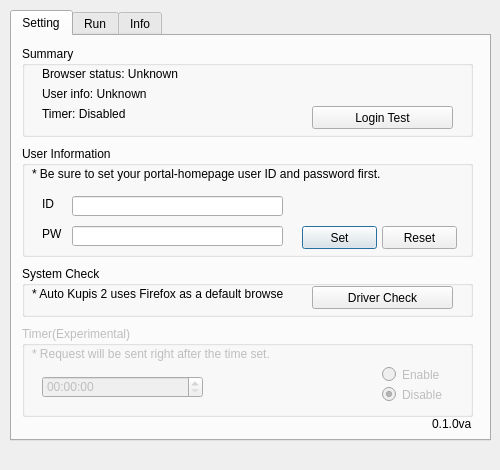
<?xml version="1.0" encoding="UTF-8"?>
<ui version="4.0">
 <class>AutoKupisWnd</class>
 <widget class="QDialog" name="AutoKupisWnd">
  <property name="enabled">
   <bool>true</bool>
  </property>
  <property name="geometry">
   <rect>
    <x>0</x>
    <y>0</y>
    <width>500</width>
    <height>470</height>
   </rect>
  </property>
  <property name="sizePolicy">
   <sizepolicy hsizetype="Fixed" vsizetype="Fixed">
    <horstretch>0</horstretch>
    <verstretch>0</verstretch>
   </sizepolicy>
  </property>
  <property name="minimumSize">
   <size>
    <width>500</width>
    <height>470</height>
   </size>
  </property>
  <property name="maximumSize">
   <size>
    <width>500</width>
    <height>470</height>
   </size>
  </property>
  <property name="windowTitle">
   <string>Auto Kupis 2</string>
  </property>
  <widget class="QTabWidget" name="TAB_MAIN">
   <property name="enabled">
    <bool>true</bool>
   </property>
   <property name="geometry">
    <rect>
     <x>10</x>
     <y>10</y>
     <width>481</width>
     <height>431</height>
    </rect>
   </property>
   <property name="sizePolicy">
    <sizepolicy hsizetype="Expanding" vsizetype="Expanding">
     <horstretch>0</horstretch>
     <verstretch>0</verstretch>
    </sizepolicy>
   </property>
   <property name="minimumSize">
    <size>
     <width>481</width>
     <height>431</height>
    </size>
   </property>
   <property name="maximumSize">
    <size>
     <width>481</width>
     <height>431</height>
    </size>
   </property>
   <property name="currentIndex">
    <number>0</number>
   </property>
   <widget class="QWidget" name="TAB_SETTING">
    <attribute name="title">
     <string>Setting</string>
    </attribute>
    <widget class="QGroupBox" name="groupBox">
     <property name="geometry">
      <rect>
       <x>10</x>
       <y>110</y>
       <width>451</width>
       <height>111</height>
      </rect>
     </property>
     <property name="title">
      <string>User Information</string>
     </property>
     <widget class="QLineEdit" name="ID_EDIT">
      <property name="geometry">
       <rect>
        <x>50</x>
        <y>50</y>
        <width>211</width>
        <height>20</height>
       </rect>
      </property>
      <property name="text">
       <string/>
      </property>
     </widget>
     <widget class="QLabel" name="label_6">
      <property name="geometry">
       <rect>
        <x>10</x>
        <y>20</y>
        <width>351</width>
        <height>16</height>
       </rect>
      </property>
      <property name="text">
       <string>* Be sure to set your portal-homepage user ID and password first.</string>
      </property>
     </widget>
     <widget class="QLabel" name="label_7">
      <property name="geometry">
       <rect>
        <x>20</x>
        <y>50</y>
        <width>21</width>
        <height>16</height>
       </rect>
      </property>
      <property name="text">
       <string>ID</string>
      </property>
     </widget>
     <widget class="QLineEdit" name="PW_EDIT">
      <property name="geometry">
       <rect>
        <x>50</x>
        <y>80</y>
        <width>211</width>
        <height>20</height>
       </rect>
      </property>
      <property name="echoMode">
       <enum>QLineEdit::Password</enum>
      </property>
     </widget>
     <widget class="QLabel" name="label_8">
      <property name="geometry">
       <rect>
        <x>20</x>
        <y>80</y>
        <width>21</width>
        <height>16</height>
       </rect>
      </property>
      <property name="text">
       <string>PW</string>
      </property>
     </widget>
     <widget class="QPushButton" name="SET_USER">
      <property name="geometry">
       <rect>
        <x>280</x>
        <y>80</y>
        <width>75</width>
        <height>23</height>
       </rect>
      </property>
      <property name="text">
       <string>Set</string>
      </property>
     </widget>
     <widget class="QPushButton" name="RESET_USER">
      <property name="geometry">
       <rect>
        <x>360</x>
        <y>80</y>
        <width>75</width>
        <height>23</height>
       </rect>
      </property>
      <property name="text">
       <string>Reset</string>
      </property>
     </widget>
     <widget class="QLabel" name="label_9">
      <property name="geometry">
       <rect>
        <x>10</x>
        <y>110</y>
        <width>351</width>
        <height>16</height>
       </rect>
      </property>
      <property name="text">
       <string/>
      </property>
     </widget>
    </widget>
    <widget class="QGroupBox" name="groupBox_2">
     <property name="geometry">
      <rect>
       <x>10</x>
       <y>230</y>
       <width>451</width>
       <height>51</height>
      </rect>
     </property>
     <property name="title">
      <string>System Check</string>
     </property>
     <widget class="QLabel" name="label_10">
      <property name="geometry">
       <rect>
        <x>10</x>
        <y>20</y>
        <width>251</width>
        <height>16</height>
       </rect>
      </property>
      <property name="text">
       <string>* Auto Kupis 2 uses Firefox as a default browser.</string>
      </property>
     </widget>
     <widget class="QPushButton" name="DRIVER_CHECK">
      <property name="geometry">
       <rect>
        <x>290</x>
        <y>20</y>
        <width>141</width>
        <height>23</height>
       </rect>
      </property>
      <property name="text">
       <string>Driver Check</string>
      </property>
     </widget>
     <widget class="QLabel" name="label_11">
      <property name="geometry">
       <rect>
        <x>20</x>
        <y>40</y>
        <width>251</width>
        <height>16</height>
       </rect>
      </property>
      <property name="text">
       <string/>
      </property>
     </widget>
    </widget>
    <widget class="QGroupBox" name="groupBox_3">
     <property name="enabled">
      <bool>false</bool>
     </property>
     <property name="geometry">
      <rect>
       <x>10</x>
       <y>290</y>
       <width>451</width>
       <height>91</height>
      </rect>
     </property>
     <property name="title">
      <string>Timer(Experimental)</string>
     </property>
     <widget class="QTimeEdit" name="timeEdit">
      <property name="geometry">
       <rect>
        <x>20</x>
        <y>50</y>
        <width>161</width>
        <height>22</height>
       </rect>
      </property>
     </widget>
     <widget class="QRadioButton" name="radioButton">
      <property name="geometry">
       <rect>
        <x>360</x>
        <y>40</y>
        <width>82</width>
        <height>17</height>
       </rect>
      </property>
      <property name="text">
       <string>Enable</string>
      </property>
     </widget>
     <widget class="QRadioButton" name="radioButton_2">
      <property name="geometry">
       <rect>
        <x>360</x>
        <y>60</y>
        <width>82</width>
        <height>17</height>
       </rect>
      </property>
      <property name="text">
       <string>Disable</string>
      </property>
      <property name="checked">
       <bool>true</bool>
      </property>
     </widget>
     <widget class="QLabel" name="label_13">
      <property name="geometry">
       <rect>
        <x>10</x>
        <y>20</y>
        <width>261</width>
        <height>16</height>
       </rect>
      </property>
      <property name="text">
       <string>* Request will be sent right after the time set.</string>
      </property>
     </widget>
    </widget>
    <widget class="QLabel" name="label_12">
     <property name="geometry">
      <rect>
       <x>420</x>
       <y>380</y>
       <width>41</width>
       <height>16</height>
      </rect>
     </property>
     <property name="text">
      <string>0.1.0va</string>
     </property>
    </widget>
    <widget class="QGroupBox" name="groupBox_4">
     <property name="geometry">
      <rect>
       <x>10</x>
       <y>10</y>
       <width>451</width>
       <height>91</height>
      </rect>
     </property>
     <property name="title">
      <string>Summary</string>
     </property>
     <widget class="QLabel" name="STAT_1">
      <property name="geometry">
       <rect>
        <x>20</x>
        <y>20</y>
        <width>401</width>
        <height>16</height>
       </rect>
      </property>
      <property name="text">
       <string>Browser status: Unknown</string>
      </property>
     </widget>
     <widget class="QLabel" name="STAT_2">
      <property name="geometry">
       <rect>
        <x>20</x>
        <y>40</y>
        <width>401</width>
        <height>16</height>
       </rect>
      </property>
      <property name="text">
       <string>User info: Unknown</string>
      </property>
     </widget>
     <widget class="QLabel" name="STAT_3">
      <property name="geometry">
       <rect>
        <x>20</x>
        <y>60</y>
        <width>401</width>
        <height>16</height>
       </rect>
      </property>
      <property name="text">
       <string>Timer: Disabled</string>
      </property>
     </widget>
     <widget class="QPushButton" name="LOGIN_TEST">
      <property name="geometry">
       <rect>
        <x>290</x>
        <y>60</y>
        <width>141</width>
        <height>23</height>
       </rect>
      </property>
      <property name="text">
       <string>Login Test</string>
      </property>
     </widget>
    </widget>
   </widget>
   <widget class="QWidget" name="TAB_LECTURE">
    <attribute name="title">
     <string>Run</string>
    </attribute>
    <widget class="QLineEdit" name="ADD_LIST_BOX">
     <property name="geometry">
      <rect>
       <x>10</x>
       <y>350</y>
       <width>181</width>
       <height>20</height>
      </rect>
     </property>
     <property name="maxLength">
      <number>4</number>
     </property>
    </widget>
    <widget class="QLabel" name="label_16">
     <property name="geometry">
      <rect>
       <x>10</x>
       <y>380</y>
       <width>341</width>
       <height>21</height>
      </rect>
     </property>
     <property name="text">
      <string>* Create lecture code list. Make sure to add correctly.</string>
     </property>
    </widget>
    <widget class="QPushButton" name="ADD_LIST">
     <property name="geometry">
      <rect>
       <x>200</x>
       <y>350</y>
       <width>71</width>
       <height>23</height>
      </rect>
     </property>
     <property name="text">
      <string>Add</string>
     </property>
    </widget>
    <widget class="QGroupBox" name="groupBox_5">
     <property name="geometry">
      <rect>
       <x>280</x>
       <y>10</y>
       <width>181</width>
       <height>121</height>
      </rect>
     </property>
     <property name="title">
      <string>Request</string>
     </property>
     <widget class="QPushButton" name="RUN">
      <property name="geometry">
       <rect>
        <x>30</x>
        <y>50</y>
        <width>131</width>
        <height>23</height>
       </rect>
      </property>
      <property name="text">
       <string>Run</string>
      </property>
     </widget>
     <widget class="QPushButton" name="RESET">
      <property name="enabled">
       <bool>false</bool>
      </property>
      <property name="geometry">
       <rect>
        <x>30</x>
        <y>80</y>
        <width>131</width>
        <height>23</height>
       </rect>
      </property>
      <property name="text">
       <string>Reset</string>
      </property>
     </widget>
     <widget class="QDoubleSpinBox" name="DELAY_BOX">
      <property name="geometry">
       <rect>
        <x>70</x>
        <y>20</y>
        <width>71</width>
        <height>22</height>
       </rect>
      </property>
      <property name="maximum">
       <double>10.000000000000000</double>
      </property>
      <property name="value">
       <double>0.300000000000000</double>
      </property>
     </widget>
     <widget class="QLabel" name="label_17">
      <property name="geometry">
       <rect>
        <x>20</x>
        <y>20</y>
        <width>41</width>
        <height>21</height>
       </rect>
      </property>
      <property name="text">
       <string>Delay</string>
      </property>
     </widget>
     <widget class="QLabel" name="label_18">
      <property name="geometry">
       <rect>
        <x>150</x>
        <y>20</y>
        <width>21</width>
        <height>21</height>
       </rect>
      </property>
      <property name="text">
       <string>sec</string>
      </property>
     </widget>
    </widget>
    <widget class="QGroupBox" name="groupBox_6">
     <property name="geometry">
      <rect>
       <x>280</x>
       <y>290</y>
       <width>181</width>
       <height>91</height>
      </rect>
     </property>
     <property name="title">
      <string>List</string>
     </property>
     <widget class="QPushButton" name="DELETE_LIST">
      <property name="geometry">
       <rect>
        <x>30</x>
        <y>20</y>
        <width>131</width>
        <height>23</height>
       </rect>
      </property>
      <property name="text">
       <string>Delete</string>
      </property>
     </widget>
     <widget class="QPushButton" name="RESET_LIST">
      <property name="geometry">
       <rect>
        <x>30</x>
        <y>50</y>
        <width>131</width>
        <height>23</height>
       </rect>
      </property>
      <property name="text">
       <string>Reset</string>
      </property>
     </widget>
    </widget>
    <widget class="QGroupBox" name="groupBox_7">
     <property name="geometry">
      <rect>
       <x>280</x>
       <y>140</y>
       <width>181</width>
       <height>141</height>
      </rect>
     </property>
     <property name="title">
      <string>Browser</string>
     </property>
     <widget class="QPushButton" name="QUIT">
      <property name="geometry">
       <rect>
        <x>30</x>
        <y>100</y>
        <width>131</width>
        <height>23</height>
       </rect>
      </property>
      <property name="text">
       <string>Quit</string>
      </property>
     </widget>
     <widget class="QRadioButton" name="HEADLESS_CHECK">
      <property name="geometry">
       <rect>
        <x>32</x>
        <y>41</y>
        <width>82</width>
        <height>17</height>
       </rect>
      </property>
      <property name="text">
       <string>Headless</string>
      </property>
     </widget>
     <widget class="QPushButton" name="OPEN_AND_WAIT">
      <property name="geometry">
       <rect>
        <x>30</x>
        <y>70</y>
        <width>131</width>
        <height>23</height>
       </rect>
      </property>
      <property name="text">
       <string>Open and wait</string>
      </property>
     </widget>
     <widget class="QLabel" name="label_22">
      <property name="geometry">
       <rect>
        <x>15</x>
        <y>15</y>
        <width>151</width>
        <height>21</height>
       </rect>
      </property>
      <property name="text">
       <string>* Headless mode is detectable</string>
      </property>
     </widget>
    </widget>
    <widget class="QListWidget" name="TARGET_LIST">
     <property name="geometry">
      <rect>
       <x>10</x>
       <y>11</y>
       <width>261</width>
       <height>331</height>
      </rect>
     </property>
     <property name="showDropIndicator" stdset="0">
      <bool>false</bool>
     </property>
     <property name="selectionBehavior">
      <enum>QAbstractItemView::SelectRows</enum>
     </property>
    </widget>
   </widget>
   <widget class="QWidget" name="TAB_INFO">
    <attribute name="title">
     <string>Info</string>
    </attribute>
    <widget class="QLabel" name="label">
     <property name="geometry">
      <rect>
       <x>10</x>
       <y>80</y>
       <width>379</width>
       <height>16</height>
      </rect>
     </property>
     <property name="text">
      <string>You may modify and redistribute this program as long as you notify the source.</string>
     </property>
    </widget>
    <widget class="QLabel" name="label_2">
     <property name="geometry">
      <rect>
       <x>10</x>
       <y>100</y>
       <width>210</width>
       <height>16</height>
      </rect>
     </property>
     <property name="text">
      <string>Copyright © 2019, acoustikue(SukJoon Oh)</string>
     </property>
    </widget>
    <widget class="QLabel" name="label_3">
     <property name="geometry">
      <rect>
       <x>10</x>
       <y>40</y>
       <width>293</width>
       <height>16</height>
      </rect>
     </property>
     <property name="text">
      <string>You can find full code in  https://github.com/dev-acoustikue, </string>
     </property>
    </widget>
    <widget class="QLabel" name="label_4">
     <property name="geometry">
      <rect>
       <x>10</x>
       <y>60</y>
       <width>164</width>
       <height>16</height>
      </rect>
     </property>
     <property name="text">
      <string>license is explicitly mentioned.</string>
     </property>
    </widget>
    <widget class="QLabel" name="label_5">
     <property name="geometry">
      <rect>
       <x>10</x>
       <y>10</y>
       <width>351</width>
       <height>16</height>
      </rect>
     </property>
     <property name="font">
      <font>
       <pointsize>9</pointsize>
      </font>
     </property>
     <property name="text">
      <string>Auto Kupis 2, Konkuk Univ. Automatic Sugang-request-looper</string>
     </property>
    </widget>
   </widget>
  </widget>
 </widget>
 <resources/>
 <connections/>
</ui>
